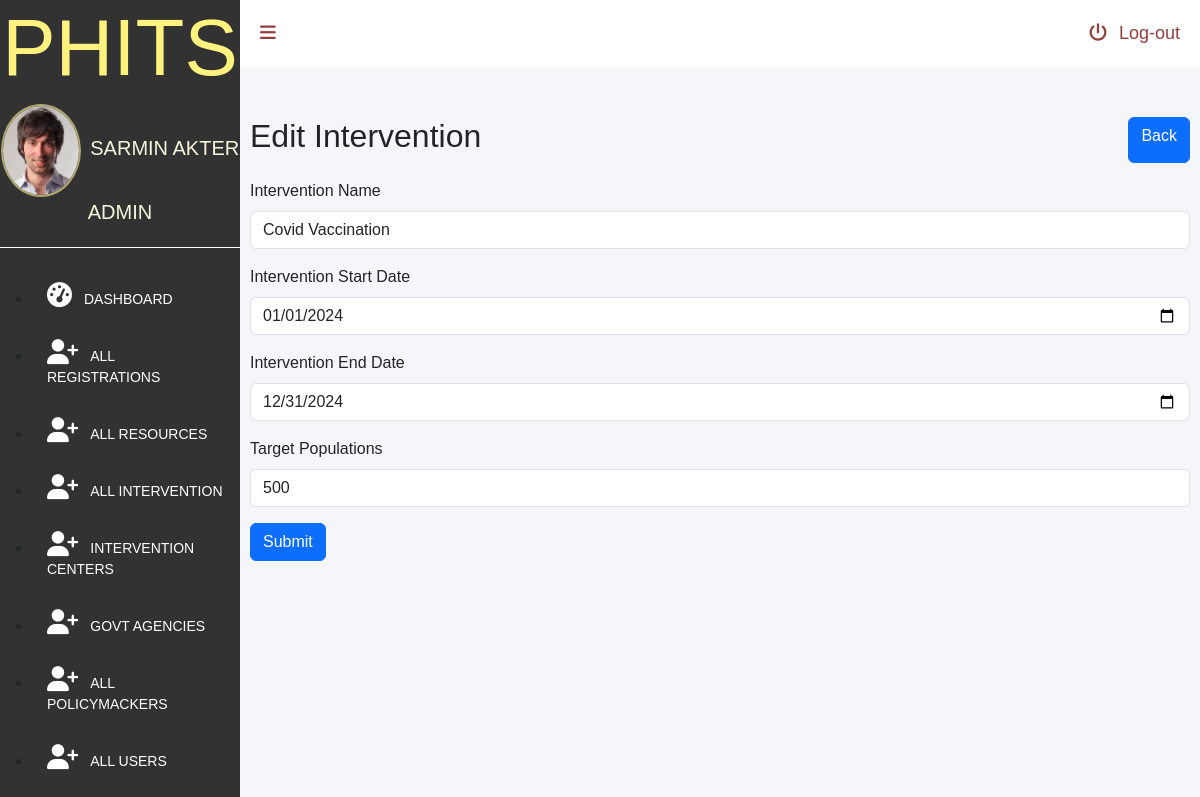
The app's page /admin/edit-intervention.php?editId=IN001 (signed in) with its own data.
### tables this page shows
CREATE TABLE `users`  (
  `userId` int(11) NOT NULL AUTO_INCREMENT,
  `name` varchar(255) NULL DEFAULT NULL,
  `username` varchar(255) NULL DEFAULT NULL,
  `role` varchar(255) NULL DEFAULT NULL,
  `password` varchar(255) NULL DEFAULT NULL,
  `email` varchar(255) NULL DEFAULT NULL,
  PRIMARY KEY (`userId`) USING BTREE
);

CREATE TABLE `intervention_t`  (
  `interventionID` char(5) NOT NULL,
  `interventionName` varchar(30) NULL DEFAULT NULL,
  `startDate` date NULL DEFAULT NULL,
  `endDate` date NULL DEFAULT NULL,
  `targetPopulation` int(11) NULL DEFAULT NULL,
  PRIMARY KEY (`interventionID`) USING BTREE
);

### admin/edit-intervention.php (the view, shortened to what this page needs)
<?php
require_once '../lib/database.php';
if(isset($_GET['editId'])) {
    $editId = $_GET['editId'];
    $stmt = $conn->prepare("SELECT * FROM intervention_t WHERE interventionID = ?");
    $stmt->bind_param("s", $editId);
    $stmt->execute();
    $result = $stmt->get_result();
    if ($result->num_rows > 0) {
        $intervention = $result->fetch_assoc();
    } else {
        echo "No intervention found for editId: $editId";
        exit;
    }
}
?>
<!DOCTYPE html>
<html lang="en">
<head>
    <link href="https://cdn.jsdelivr.net/npm/bootstrap@5.3.3/dist/css/bootstrap.min.css" rel="stylesheet">
    <link rel="stylesheet" href="dashboard.css">
</head>
<body>
    <div id="dashboardMainContainer">
        <?php include('partials/sidebar.php')?>
        <div class="dashboard_content_container" id="dashboard_content_container">
            <?php include('partials/topnav.php')?>
            <div class="dashboard_content">
                <div class="d-flex justify-content-between pb-3">
                    <h2>Edit Intervention</h2>
                    <a class="btn btn-primary" href="all-intervention.php">Back</a>
                </div>
                <form action="edit-intervention-processor.php" method="POST">
                    <div class="mb-3">
                        <label for="interventionName" class="form-label">Intervention Name</label>
                        <input type="text" class="form-control" id="interventionName" name="interventionName" value="<?php echo $intervention['interventionName']; ?>">
                    </div>
                    <div class="mb-3">
                        <label for="startDate" class="form-label">Intervention Start Date</label>
                        <input type="date" class="form-control" id="startDate" name="startDate" value="<?php echo $intervention['startDate']; ?>">
                    </div>
                    <div class="mb-3">
                        <label for="endDate" class="form-label">Intervention End Date</label>
                        <input type="date" class="form-control" id="endDate" name="endDate" value="<?php echo $intervention['endDate']; ?>">
                    </div>
                    <div class="mb-3">
                        <label for="targetPopulation" class="form-label">Target Populations</label>
                        <input type="text" class="form-control" id="targetPopulation" name="targetPopulation" value="<?php echo $intervention['targetPopulation']; ?>">
                    </div>
                    <button type="submit" class="btn btn-primary">Submit</button>
                </form>
            </div>
        </div>
    </div>
</body>
</html>

### admin/partials/sidebar.php (shortened to what this page needs)
<?php
require_once '../lib/database.php';
if(isset($_SESSION['userId'])) {
    $userId = $_SESSION['userId'];
    $ustmt = $conn->prepare("SELECT * FROM `users` WHERE userId = ?");
    $ustmt->bind_param("s", $userId);
    $ustmt->execute();
    $allUsersResult = $ustmt->get_result();
    $allUsers = $allUsersResult->fetch_all(MYSQLI_ASSOC)[0];
} else {
    header("Location: index.php");
    exit();
}
?>
<div class="dashboard_sidebar" id="dashboard_sidebar">
            <h3 class="dashboard_logo" id="dashboard_logo">PHITS</h3>
             <div class="dashboard_sidebar_user" >
              <img src="userimage.jpg" alt="User image."  id="userimage">
              <?php
                    $userName = "";
                    $role = "";
                    if (isset($allUsers["name"])) {
                        $userName = $allUsers["name"];
                        $role = $allUsers["role"];
                    }elseif (isset($allPolicymakers["policymakerName"])) {
                       $userName =$allPolicymakers["policymakerName"];
                       $role =$allPolicymakers["role"];
                    }elseif (isset($allIntervention["centreName"])) {
                       $userName =$allIntervention["centreName"];
                       $role =$allIntervention["role"];
                    }elseif (isset($allAgencies["agencyName"])) {
                        $userName =$allAgencies["agencyName"];
                        $role = "Govt Agency";
                     }
                ?>
              <span>
                <?=$userName;?>
               </span>
               <span>
                   <?=$role;?>
               </span>
            </div>
            <div class="dashboard_sidebar_menus">
                <ul class="dashboard_menus_lists" >
                    <li >
                        <a href="./dashboard.php" ><i class="fa fa-dashboard"></i><span class="menuText">Dashboard</span></a>
                    </li>
                    <?php
                    if ((isset($allUsers['role']) && $allUsers['role'] == 'admin')) {
                    ?>
                    <li >
                        <a href="reg-users.php" ><i class="fa fa-user-plus"></i><span class="menuText">All Registrations</span></a>
                    </li>
                    <?php
                    }
                        if ((isset($allUsers['role']) && $allUsers['role'] == 'admin') || (isset($allIntervention['role']) && $allIntervention['role'] == 'intervention') || (isset($allPolicymakers['role']) && $allPolicymakers['role'] == 'policymaker') || (isset($allAgencies['role']) && $allAgencies['role'] == 'ageny')) {
                     ?>
                    <li>
                        <a href="all-resources.php" ><i class="fa fa-user-plus"></i><span class="menuText">All Resources</span></a>
                    </li>
                    <li>
                        <a href="all-intervention.php" ><i class="fa fa-user-plus"></i><span class="menuText">All Intervention</span></a>
                    </li>
                    <li>
                       <a href="intervention-centers.php" ><i class="fa fa-user-plus"></i><span class="menuText">Intervention Centers</span></a>
                    </li>
                    <li>
                       <a href="gov-agencies.php" ><i class="fa fa-user-plus"></i><span class="menuText">Govt Agencies</span></a>
                    </li>
                    <?php
                    }
                        if ((isset($allUsers['role']) && $allUsers['role'] == 'admin') || (isset($allPolicymakers['role']) && $allPolicymakers['role'] == 'policymaker')) {
                     ?>
                    <li>
                        <a href="policymacker.php" ><i class="fa fa-user-plus"></i><span class="menuText">All Policymackers</span></a>
                    </li>
                    <?php
                    }
                        if ((isset($allUsers['role']) && $allUsers['role'] == 'admin')) {
                     ?>
                     <li>
                         <a href="all-users.php" ><i class="fa fa-user-plus"></i><span class="menuText">All Users</span></a>
                    </li>
                    <?php } ?>
                </ul>
            </div>
        </div>

### admin/dashboard.css (style rules this page uses)
* { font-family: 'Poppins', sans-serif; margin:0; padding:0; box-sizing: border-box; outline: none; text-decoration: none; }
#dashboardMainContainer { display: flex; flex-direction: row; }
div.dashboard_sidebar { width:20%; background: #323232; height:150vh ; }
div.dashboard_content_container { width:80%; background: #f4f6f9; }
h3.dashboard_logo { color: #fff27f; font-size: 80px; text-align: center; }
div.dashboard_sidebar_user { text-align:center; position: relative; padding-bottom:20px ; border-bottom: 1px solid #fff }
div.dashboard_sidebar_user img { width:80px; display: inline-block; border-radius: 50%; border:2px solid #aea76b; margin-right: 5px; vertical-align: middle; }
div.dashboard_sidebar_user span { top: 20%; font-size: 20px; text-transform:uppercase; color:beige; display: inline-block; }
ul.dashboard_menus_lists { margin-top: 20px; }
ul.dashboard_menus_lists li { padding: 15px 15px; text-transform: uppercase; }
ul.dashboard_menus_lists li a { text-decoration: none; color: #fff; font-size: 14px; display: block; }
ul.dashboard_menus_lists li a i { font-size: 25px; }
.fa { padding-right: 12px; }
div.dashboard_content { padding: 50px 10px 10px 10px; }

### records on screen
users: name "SARMIN AKTER", role "ADMIN"
intervention_t: interventionName "Covid Vaccination", startDate "01/01/2024", endDate "12/31/2024", targetPopulation "500"
